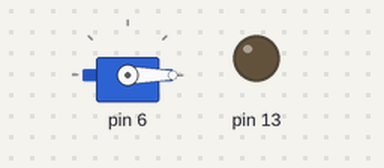
A sketch run on a simulated Arduino Uno, built with avr-gcc and run on an emulated ATmega328P. Parts: servo, output pins drawn as LEDs (lit = HIGH).

Above: at 0.05 s.
At 9.95 s:
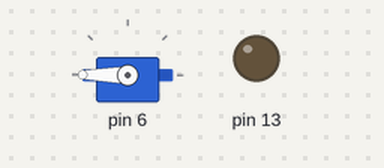
At 14.95 s:
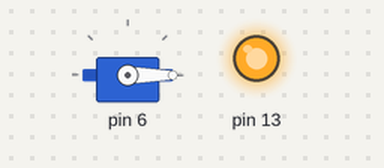
At 19.95 s:
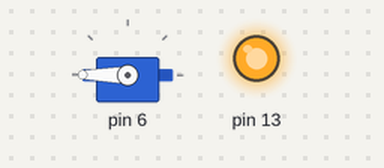
Timing chart, 0 to 26.0 s (numbered marks = the images above):
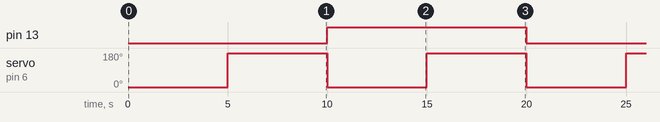

The sketch:

brake_basicControl.ino
```cpp
#include <Servo.h>
#include <Blink.h>
#include <gyroPinDef.h>

Servo brake;
Blink blinky;

int pos = 0;

void setup() {
  Serial.begin(115200);
  blinky.begin(13, 500);
  brake.attach(brakePin);


}

void loop() {
  blinky.update();
  brake.write(0);
  delay(5000);
  brake.write(180); // tell servo to go to position in variable 'pos'
  delay(5000); // waits 15ms for the servo to reach the position
}
```

Measured:
- by itself, pin 13: alternates HIGH for 10.0 s and LOW for 10.0 s
- by itself, servo on pin 6: alternates 180° for 5.0 s and 0° for 5.0 s
